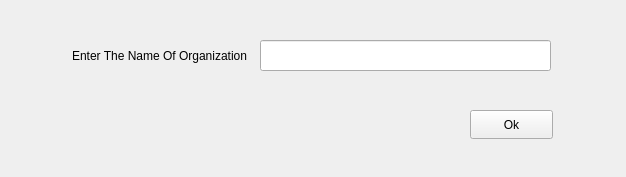
<?xml version="1.0" encoding="UTF-8"?>
<ui version="4.0">
 <class>DeleteTeam</class>
 <widget class="QWidget" name="DeleteTeam">
  <property name="geometry">
   <rect>
    <x>0</x>
    <y>0</y>
    <width>626</width>
    <height>177</height>
   </rect>
  </property>
  <property name="windowTitle">
   <string>Form</string>
  </property>
  <widget class="QLineEdit" name="lineEdit_nameorg">
   <property name="geometry">
    <rect>
     <x>260</x>
     <y>40</y>
     <width>291</width>
     <height>31</height>
    </rect>
   </property>
  </widget>
  <widget class="QLabel" name="label">
   <property name="geometry">
    <rect>
     <x>72</x>
     <y>30</y>
     <width>231</width>
     <height>51</height>
    </rect>
   </property>
   <property name="styleSheet">
    <string notr="true">font: 700 9pt &quot;Segoe UI&quot;;</string>
   </property>
   <property name="text">
    <string>Enter The Name Of Organization</string>
   </property>
  </widget>
  <widget class="QPushButton" name="pushButton_ok">
   <property name="geometry">
    <rect>
     <x>470</x>
     <y>110</y>
     <width>83</width>
     <height>29</height>
    </rect>
   </property>
   <property name="text">
    <string>Ok</string>
   </property>
  </widget>
 </widget>
 <resources/>
 <connections/>
</ui>
